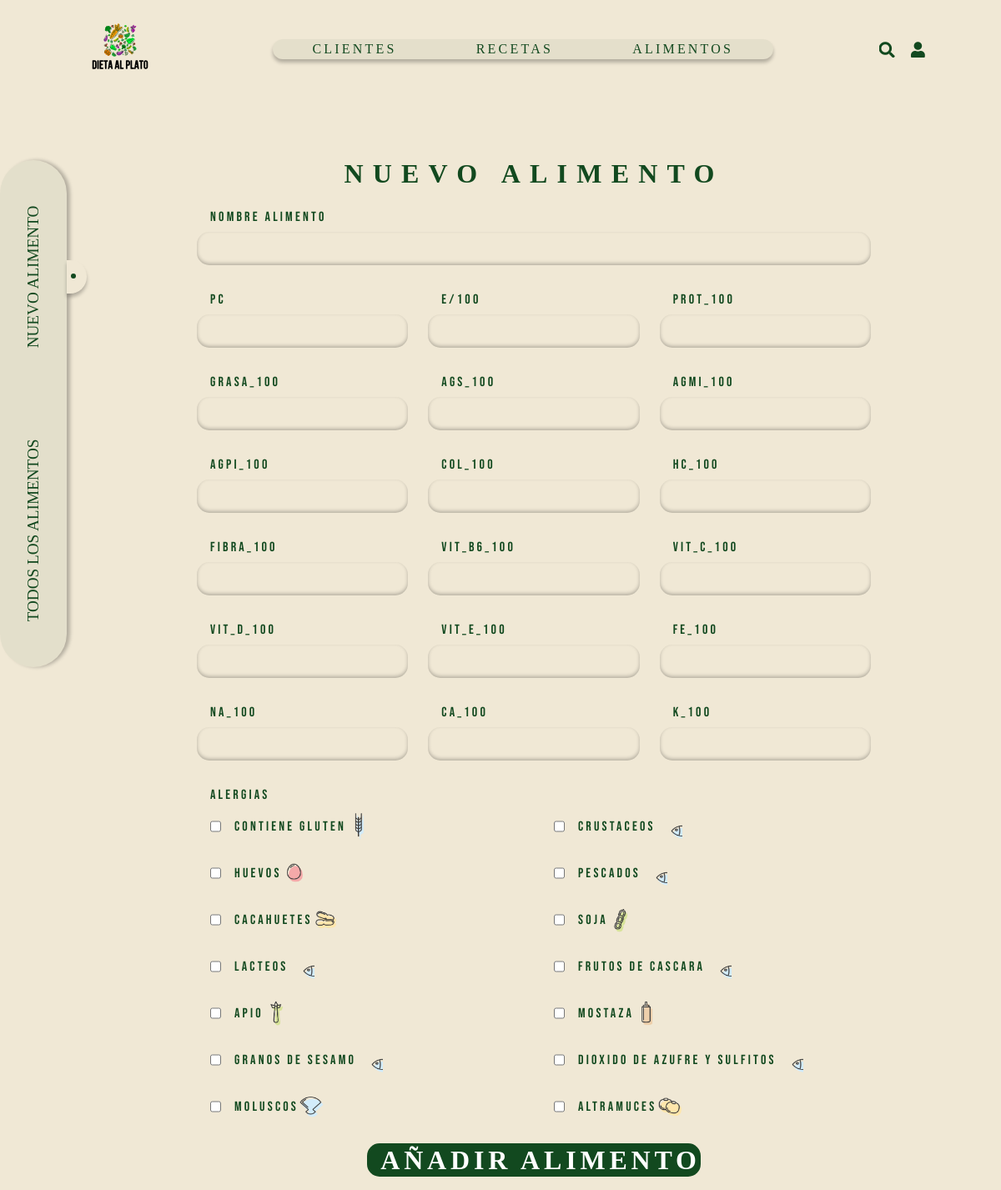
The app's page /controllers/controller_Alimentos.php (signed in) with its own data.
### tables this page shows
CREATE TABLE `Alergias` (
  `id_alergia` varchar(5) NOT NULL,
  `nombre_alergia` varchar(45) NOT NULL,
  `id_usuario` int(11) NOT NULL,
  `fechaCreacion` datetime NOT NULL,
  `fechaModificacion` datetime NOT NULL
);

### controllers/controller_Alimentos.php (called while the page is built, shortened)
<?php
    require_once "controller_Alergias.php";
    $alergias = getAlergias();
    require_once '../views/alimentos.php';
?>

### models/model_Alergias.php (called while the page is built, shortened)
<?php
function allAlergias()
{
    try
    {
        $conn=conexionbbdd();
        $stmt = $conn->prepare("SELECT * FROM Alergias");
        $stmt -> execute();
        $stmt->setFetchMode(PDO::FETCH_ASSOC);
        $resultado=$stmt->fetchAll();
    }
    catch(PDOException $e)
    {
        echo "Error: " . $e->getMessage();
    }
    return $resultado;
}
?>

### controllers/controller_Alergias.php (called while the page is built, shortened)
<?php
    require_once '../models/model_Alergias.php';
    function getAlergias()
    {
        return allAlergias();
    }
?>

### views/alimentos.php (the view, shortened to what this page needs)
<html>
<head>
    <link rel="stylesheet" href="../assets/css/alimentos/alimentos.css">
    <link rel="stylesheet" href="https://cdnjs.cloudflare.com/ajax/libs/font-awesome/5.15.3/css/all.min.css"/>
</head>
<body>
    <header>
        <a href="../controllers/controller_inicio.php"><img class="logo" src="../assets/images/dieta-al-plato-logo.svg" alt="Logo Web Dietética"></a>
        <nav>
            <menu>
                <li><a href="../controllers/controller_Clientes.php">Clientes</a></li>
                <li><a href="../controllers/controller_Recetas.php">Recetas</a></li>
                <li><a href="#">Alimentos</a></li>
            </menu>
        </nav>
        <div class="icons">
            <a class="search" href="#"><i class="fa fa-search icon-search"></i></a>
            <a class="user" href="controller_logout.php"><i class="fa fa-user"></i></a>
        </div>
    </header>
    <main>
        <div class="sidebar">
            <button id="btnNew" onclick="toggleSection('new')">Nuevo alimento</button>
            <button id="btnAll" onclick="toggleSection('all')">Todos los alimentos</button>
        </div>
        <span class="mayor"><span class="menor"></span></span>
        <section id="new" class="active">
            <article>
                <h1>Nuevo alimento</h1>
                <form  action="" method="post">
                    <div>
                        <label for="name">Nombre alimento</label>
                        <input type="text" name="nombreAlimento">
                    </div>
                    <div>
                        <label for="pc">PC</label>
                        <input type="text" name="pc">
                    </div>
                    <div>
                        <label for="E">E/100</label>
                        <input type="text" name="e_100">
                    </div>
                    <div>
                        <label for="PROT_100">PROT_100</label>
                        <input type="text" name="prot_100">
                    </div>
                    <div>
                        <label for="GRASA_100">GRASA_100</label>
                        <input type="text" name="grasa_100">
                    </div>
                    <div>
                        <label for="AGS_100">AGS_100</label>
                        <input type="text" name="ags_100">
                    </div>
                    <div>
                        <label for="AGMI_100">AGMI_100</label>
                        <input type="text" name="agmi_100">
                    </div>
                    <div>
                        <label for="AGPI_100">AGPI_100</label>
                        <input type="text" name="agpi_100">
                    </div>
                    <div>
                        <label for="COL_100">COL_100</label>
                        <input type="text" name="col_100">
                    </div>
                    <div>
                        <label for="HC_100">HC_100</label>
                        <input type="text" name="hc_100">
                    </div>
                    <div>
                        <label for="FIBRA_100">FIBRA_100</label>
                        <input type="text" name="fibra_100">
                    </div>
                    <div>
                        <label for="VIT_B6_100">VIT_B6_100</label>
                        <input type="text" name="vit_b6_100">
                    </div>
                    <div>
                        <label for="VIT_C_100">VIT_C_100</label>
                        <input type="text" name="vit_c_100">
                    </div>
                    <div>
                        <label for="VIT_D_100">VIT_D_100</label>
                        <input type="text" name="vit_d_100">
                    </div>
                    <div>
                        <label for="VIT_E_100">VIT_E_100</label>
                        <input type="text" name="vit_e_100">
                    </div>
                    <div>
                        <label for="FE_100">FE_100</label>
                        <input type="text" name="fe_100">
                    </div>
                    <div>
                        <label for="NA_100">NA_100</label>
                        <input type="text" name="na_100">
                    </div>
                    <div>
                        <label for="CA_100">CA_100</label>
                        <input type="text" name="ca_100">
                    </div>
                    <div>
                        <label for="K_100">K_100</label>
                        <input type="text" name="k_100">
                    </div>
                    <div class="alergias-container">
                        <label for="alergias">Alergias</label>
                        <div class="alergias">
                            <?php
                                foreach ($alergias as $alergia){
                                    $class = str_replace(' ', '-', strtolower($alergia["nombre_alergia"]));
                                    echo '<div><input type="checkbox" name="alergias[]" value="'.$alergia["id_alergia"].'">'.$alergia["nombre_alergia"]. '<span class="sprite '.$class.'"></span> </div>';
                                }
                            ?>
                        </div>
                    </div>
                    <input type="submit" value="Añadir alimento" class="btn" name="annadirAlimento">
                </form>
            </article>
        </section>
    </main>
</body>
</html>

### assets/css/alimentos/alimentos.css (style rules this page uses)
form { width: 70vw; display: grid; grid-template-columns: 1fr; -ms-grid-template-columns: 1fr; justify-content: center; -ms-justify-content: center; align-items: center; -ms-align-items: center; gap: 1.5rem; padding: 1rem; }
form>input, form>div>input { width: auto; }
.alergias { display: flex; flex-wrap: wrap; -webkit-flex-wrp: wrap; -moz-flex-wrp: wrap; -ms-flex-wrp: wrap; gap: 1rem; }
.alergias>div { width: 100%; padding-left: 1rem; display: flex; align-items: center; -webkit-align-items: center; -moz-align-items: center; -ms-align-items: center; }
.alergias input[type="checkbox"] { background-color: transparent; box-shadow: none; backdrop-filter: none; height: auto; margin-right: 1rem; }
.sprite { width: 2rem; height: 2rem; background-image: url('../../images/alergias.png'); background-repeat: no-repeat; background-size: calc(1280px * 0.1624) calc(1280px * 0.1455); }
.sprite.contiene-gluten { background-position: calc(-986px * 0.1624) calc(-50px * 0.1455); }
.sprite.moluscos { background-position: calc(-402px * 0.1624) calc(-654px * 0.1455); }
.sprite.altramuces { background-position: calc(-986px * 0.1624) calc(-654px * 0.1455); }
.sprite.huevos { background-position: calc(-402px * 0.1624) calc(-50px * 0.1455); }
.sprite.cacahuetes { background-position: calc(-108px * 0.1624) calc(-350px * 0.1455); }
.sprite.soja { background-position: calc(-697px * 0.1624) calc(-952px * 0.1455); }
.sprite.apio { background-position: calc(-986px * 0.1624) calc(-350px * 0.1455); }
.sprite.mostaza { background-position: calc(-108px * 0.1624) calc(-654px * 0.1455); }
@media (min-width: 426px) { form { grid-template-columns: repeat(2, 1fr); -ms-grid-template-columns: repeat(2, 1fr); } }
@media (min-width: 426px) { form > div:first-child, form > .alergias-container { grid-column: span 2; -ms-grid-column: span 2; } }
@media (min-width: 426px) { form > input { grid-column: span 2; -ms-grid-column: span 2; justify-self: center; -ms-justify-self: center; } }
@media (min-width: 768px) { form { grid-template-columns: repeat(3, 1fr); -ms-grid-template-columns: repeat(3, 1fr); } }
@media (min-width: 768px) { form > div:first-child, form > .alergias-container { grid-column: span 3; -ms-grid-column: span 3; } }
@media (min-width: 768px) { form > input { grid-column: span 3; -ms-grid-column: span 3; justify-self: center; -ms-justify-self: center; } }
@media (min-width: 992px) { .alergias { flex-direction: row; -webkit-flex-direction: row; -moz-flex-direction: row; -ms-flex-direction: row; } }
@media (min-width: 992px) { .alergias>div { width: calc(50% - 0.5rem); } }

### assets/css/general/colors.css (style rules this page uses)
:root { --color-40-beige: #F0E8D5; --color-60-green: #12491f; --color-10-white: #fff; --color-shadow: rgba(0, 0, 0, 0.25); --color-input: rgba(18, 73, 31, 0.05); }

### assets/css/general/media-query.css (style rules this page uses)
@media (min-width: 426px) { html { font-size: 14px; } }
@media (min-width: 768px) { html { font-size: 16px; } }
@media (min-width: 768px) { nav { display: block !important; } }
@media (min-width: 768px) { form .btn { font-size: 2rem; } }

### assets/css/general/header.css (style rules this page uses)
header { width: 100vw; padding: 0.5rem 5rem; display: flex; flex-direction: row; -webkit-flex-direction: row; -moz-flex-direction: row; -ms-flex-direction: row; justify-content: space-between; -webkit-justify-content: space-between; -moz-justify-content: space-between; -ms-justify-content: space-between; align-items: center; -webkit-align-items: center; -moz-align-items: center; -ms-align-items: center; }
.logo { width: 8rem; }
.icons { display: flex; flex-direction: row; -webkit-flex-direction: row; -moz-flex-direction: row; -ms-flex-direction: row; justify-content: center; -webkit-justify-content: center; -moz-justify-content: center; -ms-justify-content: center; align-items: center; -webkit-align-items: center; -moz-align-items: center; -ms-align-items: center; }
.icons a { font-size: 1.2rem; padding: 0 0.5rem; }
nav { display: none; background-color: var(--color-input); box-shadow: 0 4px 4px 0 var(--color-shadow); border-radius: 50px; width: 50vw; padding: 0.2rem 0; }
nav menu { width: 100%; height: 100%; display: flex; justify-content: space-around; -webkit-justify-content: space-around; -moz-justify-content: space-around; -ms-justify-content: space-around; align-items: center; -webkit-align-items: center; -moz-align-items: center; -ms-align-items: center; }
li { display: inline; }

### records on screen
alergias: nombre_alergia "Contiene Gluten"
alergias: nombre_alergia "Crustaceos"
alergias: nombre_alergia "Huevos"
alergias: nombre_alergia "Pescados"
alergias: nombre_alergia "Cacahuetes"
alergias: nombre_alergia "Soja"
alergias: nombre_alergia "Lacteos"
alergias: nombre_alergia "Frutos de Cascara"
alergias: nombre_alergia "Apio"
alergias: nombre_alergia "Mostaza"
alergias: nombre_alergia "Granos de Sesamo"
alergias: nombre_alergia "Dioxido de Azufre y Sulfitos"
alergias: nombre_alergia "Moluscos"
alergias: nombre_alergia "Altramuces"
